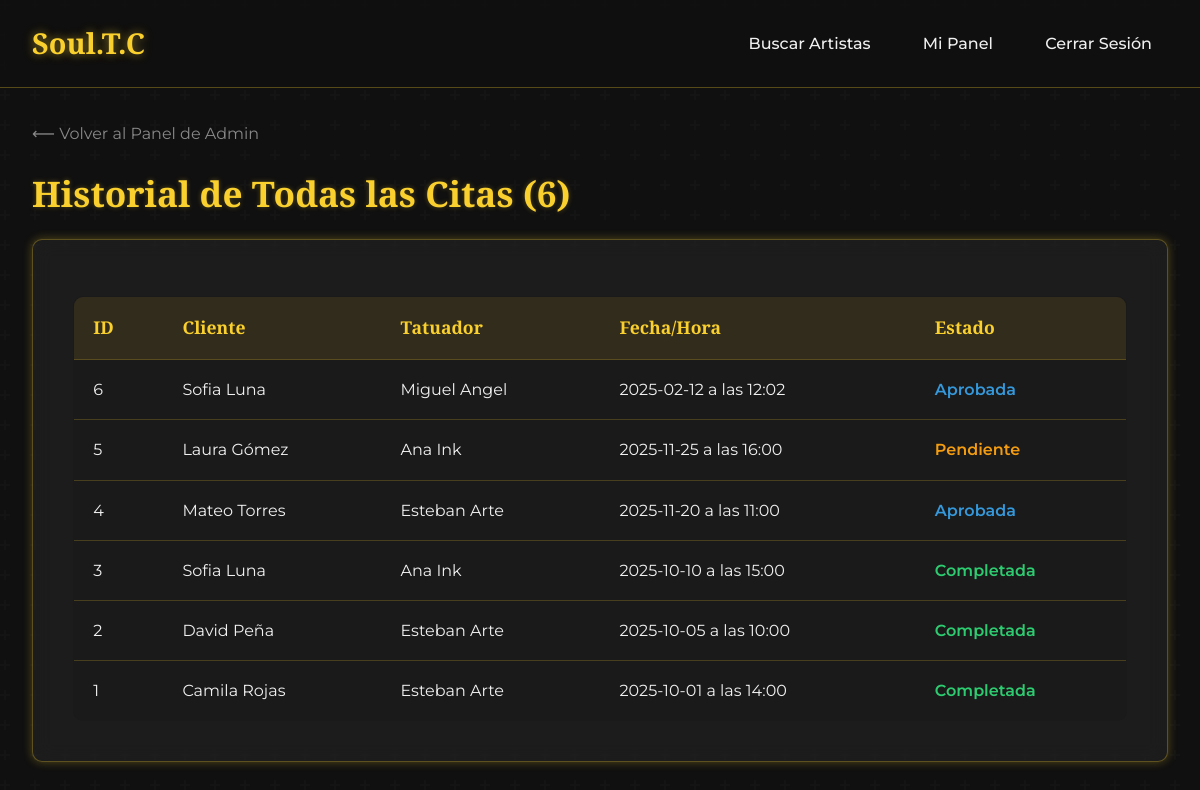
Screenshot of /admin/citas (signed in) with the database file from the repository.
### app.py (models this page shows, shortened)
class Citas(db.Model):
    id = db.Column(db.Integer, primary_key=True)
    clienteId = db.Column(db.Integer, db.ForeignKey('usuarios.id'), nullable=False)
    tatuadorId = db.Column(db.Integer, db.ForeignKey('usuarios.id'), nullable=False)
    fecha = db.Column(db.String(50), nullable=False)
    hora = db.Column(db.String(50), nullable=False)
    descripcion = db.Column(db.Text, nullable=True)
    estado = db.Column(db.String(50), nullable=False, default='Pendiente') # Pendiente, Aprobada, Cancelada, Completada
    resena = db.relationship('Resenas', backref='cita', uselist=False, cascade="all, delete-orphan")

class Usuarios(db.Model):
    id = db.Column(db.Integer, primary_key=True)
    nombre = db.Column(db.String(100), nullable=False)
    email = db.Column(db.String(80), unique=True, nullable=False)
    password_hash = db.Column(db.String(128), nullable=False)
    tipoUsuario = db.Column(db.String(20), nullable=False, default='cliente') # admin, tatuador, cliente
    telefono = db.Column(db.String(50), nullable=True)
    fechaRegistro = db.Column(db.String(100), nullable=False, default=datetime.now().isoformat)
    perfil = db.relationship('TatuadorPerfil', backref='usuario', uselist=False, cascade="all, delete-orphan")
    portafolios = db.relationship('Portafolio', backref='tatuador', lazy=True, cascade="all, delete-orphan")
    citas_enviadas = db.relationship('Citas', foreign_keys='Citas.clienteId', backref='cliente', lazy=True, cascade="all, delete-orphan")
    citas_recibidas = db.relationship('Citas', foreign_keys='Citas.tatuadorId', backref='tatuador', lazy=True, cascade="all, delete-orphan")

### app.py (the view)
@app.route('/admin/citas')
def gestionar_citas_admin():
    if 'tipoUsuario' not in session or session['tipoUsuario'] != 'admin':
        flash('Acceso no autorizado.', 'danger')
        return redirect(url_for('login'))
    citas = Citas.query.order_by(Citas.id.desc()).all()
    return render_template('gestionar_citas_admin.html', citas=citas)

### templates/gestionar_citas_admin.html (shortened to what this page needs)
{% extends "Base.html" %}
{% block content %}
<a href="{{ url_for('admin_dashboard') }}" style="color: var(--color-text-muted); margin-bottom: 1rem; display: inline-block;">⟵ Volver al Panel de Admin</a>
<h2>Historial de Todas las Citas ({{ citas | length }})</h2>
<div class="card" style="grid-column: 1 / -1; padding: 2.5rem;">
  <div style="overflow-x: auto;">
    <table class="table">
      <thead>
        <tr>
          <th>ID</th>
          <th>Cliente</th>
          <th>Tatuador</th>
          <th>Fecha/Hora</th>
          <th>Estado</th>
        </tr>
      </thead>
      <tbody>
        {% for cita in citas %}
        <tr>
          <td>{{ cita.id }}</td>
          <td>{{ cita.cliente.nombre }}</td>
          <td>{{ cita.tatuador.nombre }}</td>
          <td>{{ cita.fecha }} a las {{ cita.hora }}</td>
          <td>
            <span class="status-{{ cita.estado | lower }}">{{ cita.estado }}</span>
          </td>
        </tr>
        {% else %}
        <tr>
          <td colspan="5" style="text-align: center;">No hay citas en el sistema.</td>
        </tr>
        {% endfor %}
      </tbody>
    </table>
  </div>
</div>
{% endblock %}

### Static/css/style.css (style rules this page uses)
:root { --color-bg: #101010; --color-surface: #1a1a1a; --color-text: #f0f0f0; --color-text-muted: #888; --color-gold: #FAD02E; --color-gold-muted: rgba(250, 208, 46, 0.7); --color-gold-glow: rgba(250, 208, 46, 0.3); --color-gold-glow-strong: rgba(250, 208, 46, 0.5); --color-success: #2ecc71; --color-danger: #e74c3c; --color-info: #3498db; --color-warning: #f39c12; --font-heading: 'Playfair Display', serif; --font-body: 'Montserrat', sans-serif; }
* { margin: 0; padding: 0; box-sizing: border-box; }
body { background-color: var(--color-bg); color: var(--color-text); font-family: var(--font-body); line-height: 1.7; }
h1, h2, h3, h4 { font-family: var(--font-heading); color: var(--color-gold); margin-bottom: 1rem; text-shadow: 0 0 5px var(--color-gold-glow); }
h2 { font-size: 2.2rem; }
a { color: var(--color-gold); text-decoration: none; }
.card { background: rgba(255, 255, 255, 0.05); backdrop-filter: blur(10px); border: 1px solid rgba(250, 208, 46, 0.3); box-shadow: 0 0 10px var(--color-gold-glow); padding: 2rem; border-radius: 10px; transition: all 0.3s ease; display: flex; flex-direction: column; }
.table { width: 100%; border-collapse: collapse; margin-top: 1rem; background: var(--color-surface); border-radius: 10px; overflow: hidden; border: 1px solid rgba(250, 208, 46, 0.3); }
.table th, .table td { padding: 1rem 1.2rem; text-align: left; border-bottom: 1px solid rgba(250, 208, 46, 0.2); }
.table th { background: rgba(250, 208, 46, 0.1); font-family: var(--font-heading); color: var(--color-gold); font-size: 1.1rem; }
.table tr:last-child td { border-bottom: none; }
.status-pendiente { color: var(--color-warning); font-weight: 600; }
.status-aprobada { color: var(--color-info); font-weight: 600; }
.status-completada { color: var(--color-success); font-weight: 600; }

### rows the page displays
Citas: id "6", cliente.nombre "Sofia Luna", tatuador.nombre "Miguel Angel", fecha "2025-02-12", hora "12:02", estado "Aprobada"
Citas: id "5", cliente.nombre "Laura Gómez", tatuador.nombre "Ana Ink", fecha "2025-11-25", hora "16:00", estado "Pendiente"
Citas: id "4", cliente.nombre "Mateo Torres", tatuador.nombre "Esteban Arte", fecha "2025-11-20", hora "11:00", estado "Aprobada"
Citas: id "3", cliente.nombre "Sofia Luna", tatuador.nombre "Ana Ink", fecha "2025-10-10", hora "15:00", estado "Completada"
Citas: id "2", cliente.nombre "David Peña", tatuador.nombre "Esteban Arte", fecha "2025-10-05", hora "10:00", estado "Completada"
Citas: id "1", cliente.nombre "Camila Rojas", tatuador.nombre "Esteban Arte", fecha "2025-10-01", hora "14:00", estado "Completada"

### other values shown
{{ citas | length }} "6"
